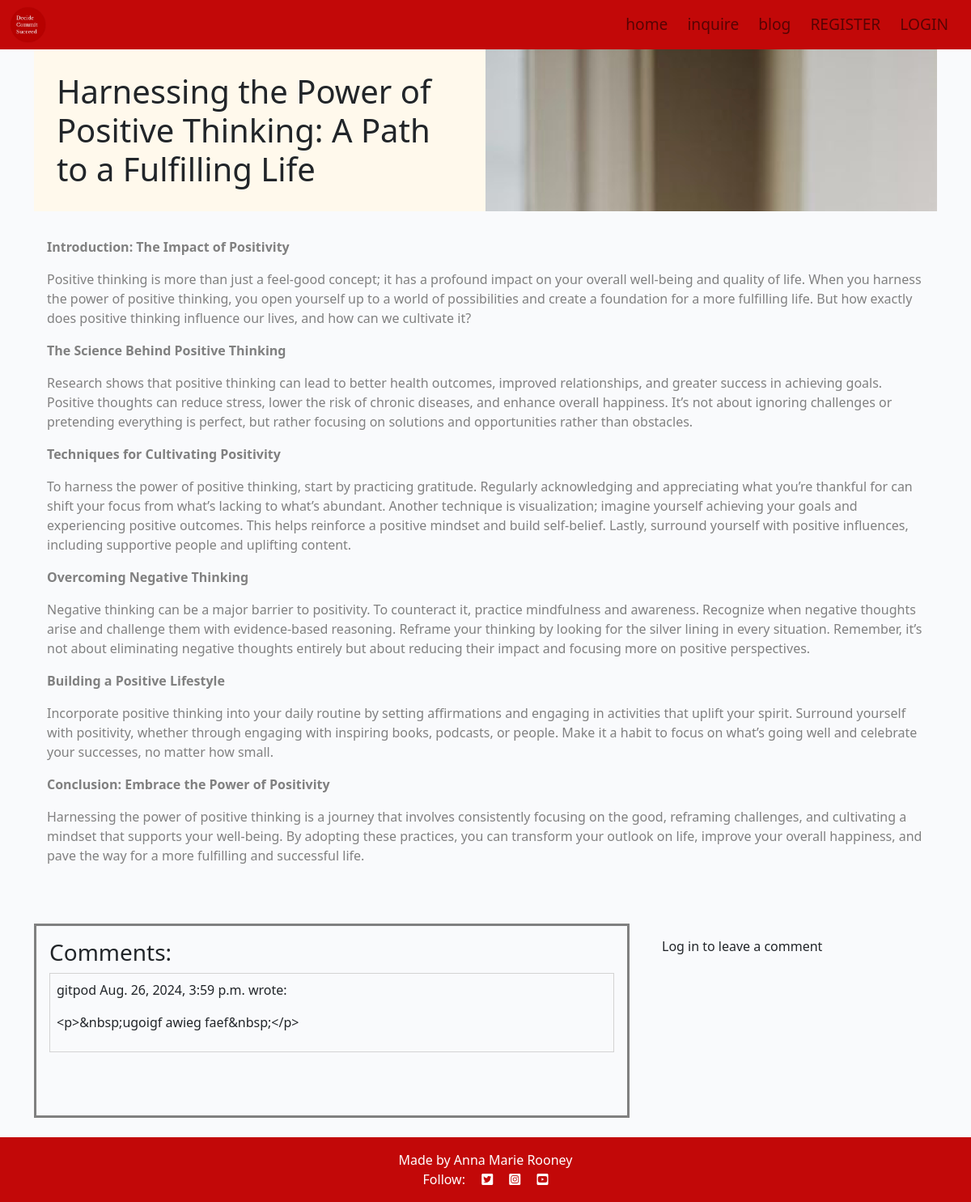
Before: /harnessing-power-of-positive-thinking/ with the older database file.
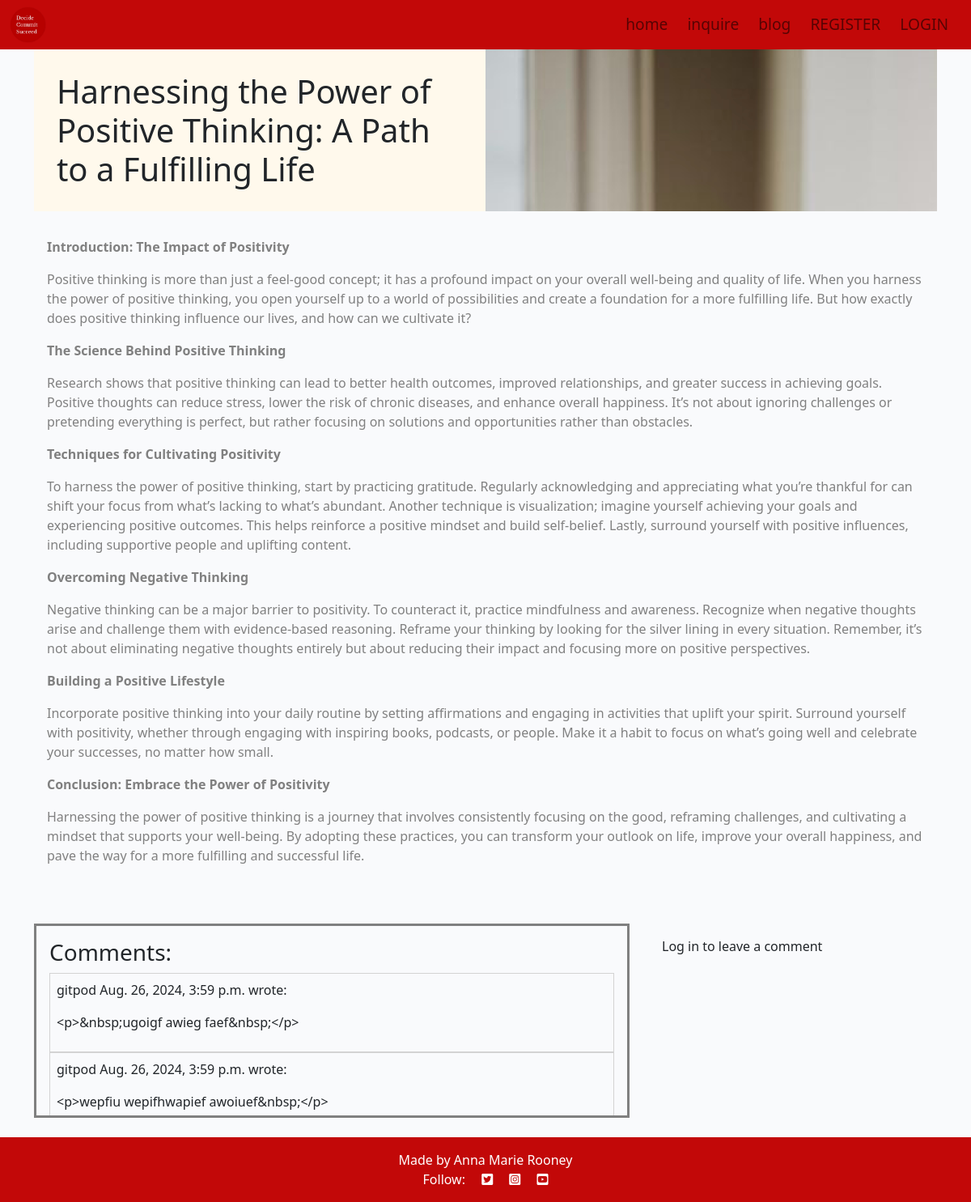
After: the same page with the newer database file.
### blog/models.py (models this page shows, shortened)
class Comment(models.Model):
    post = models.ForeignKey(
        Post, on_delete=models.CASCADE, related_name="comments")
    author = models.ForeignKey(
        User, on_delete=models.CASCADE, related_name="commenter")
    body = models.TextField()
    approved = models.BooleanField(default=False)
    created_on = models.DateTimeField(auto_now_add=True)
    class Meta:
        ordering = ["created_on"]

### blog/views.py (the view, shortened to what this page needs)
# urls.py: path('<slug:slug>/', views.post_detail, name='blogpost'),
def post_detail(request, slug):
    queryset = Post.objects.filter(status=1)
    post = get_object_or_404(queryset, slug=slug)
    masthead_image = post.mastimage
    comments = post.comments.all().order_by("-created_on")
    comment_count = post.comments.filter(approved=True).count()
    comment_form = CommentForm()
    return render(
        request,
        "blog/blogpost.html",
        {
            "post": post,
            "comments": comments,
            "comment_count": comment_count,
            "comment_form": comment_form,
            "mastimage": masthead_image,
        },
    )

### blog/templates/blog/blogpost.html (shortened to what this page needs)
{% extends "base.html" %}
{% load static %}
{% load crispy_forms_tags %}
{% block content %}
<div class="container-fluid">
  <div class="container">
      <div class="row g-0 overflow-hidden masthead">
          <div class="col-md-6 masthead-text">
              <h1 class="post-title">{{ post.title }}</h1>
          </div>
          <div class="d-none d-md-block col-md-6 masthead-image">
            {% if post.mastimage %}
                <img src="{{ post.mastimage.url }}" alt="Mast Image">
            {% else %}
            <img src="static/images/whiteboard.png" alt="Mast Image">
            {% endif %}
          </div>
      </div>
      <div class="row">
          <div class="col-12 card mb-4 mt-3">
              <div class="card-body">
                  <article class="card-text">
                      {{ post.content | safe }}
                  </article>
              </div>
          </div>
      </div>
  </div>
  <div class="container">
      <div class="row">
          <div class="col-md-8 card mb-4 mt-3">
              <div class="card-body commentdiv">
                <h3>Comments:</h3>
                {% if comments %}
                    {% for comment in comments %}
                        <div class="p-2 comments {% if not comment.approved and comment.author == user %} faded{% elif not comment.approved %} d-none{% endif %}">
                            <p class="font-weight-bold">
                            {{ comment.author }}
                            <span class="font-weight-normal">
                            {{ comment.created_on }}
                            </span> wrote:
                            </p>
                            <div id="comment{{ comment.id }}">
                            {{ comment.body | linebreaks }}
                            </div>
                        </div>
                        {% endfor %}
                        {% else %}
                        <p class="approval">There are no comments yet. Make one!</p>
                    {% endif %}
              </div>
          </div>
          <div class="col-md-4 card mb-4 mt-3">
              <div class="card-body">
                  {% if user.is_authenticated %}
                  <h3>Leave a comment:</h3>
                  <p>Posting as: {{ user.username }}</p>
                  <form id="commentForm" method="post" style="margin-top: 1.3em;">
                      {% csrf_token %}
                      {{ comment_form | crispy }}
                      <button id="submitButton" type="submit" class="btn btn-signup btn-lg">Submit</button>
                  </form>
                  {% else %}
                  <p>Log in to leave a comment</p>
                  {% endif %}
              </div>
          </div>
      </div>
  </div>
  </div>
{% endblock %}

Changed rows visible on the page:
now on this page (row edited): Comment: author "gitpod", created_on "Aug. 26, 2024, 3:59 p.m.", body "<p>wepfiu wepifhwapief awoiuef&nbsp;</p>"
